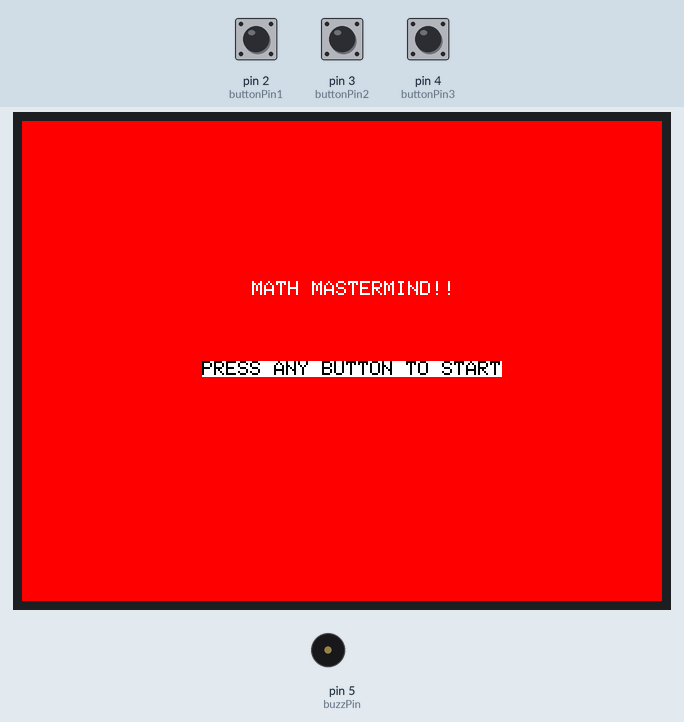
Bench run of a sketch on a simulated Arduino Uno, built with avr-gcc and run on an emulated ATmega328P. Shown: 320×240 colour display, buzzer (waves = sounding). Inputs (shaded band) come from the test bench; at power-on: pin 4 (buttonPin3) HIGH, pin 3 (buttonPin2) HIGH, pin 2 (buttonPin1) LOW. Random numbers use the default seed unless the sketch sets one.

Above: at 1.3 s.
1.4 s: pin 4 (buttonPin3) pulled LOW for 3.2 s
At 2.0 s:
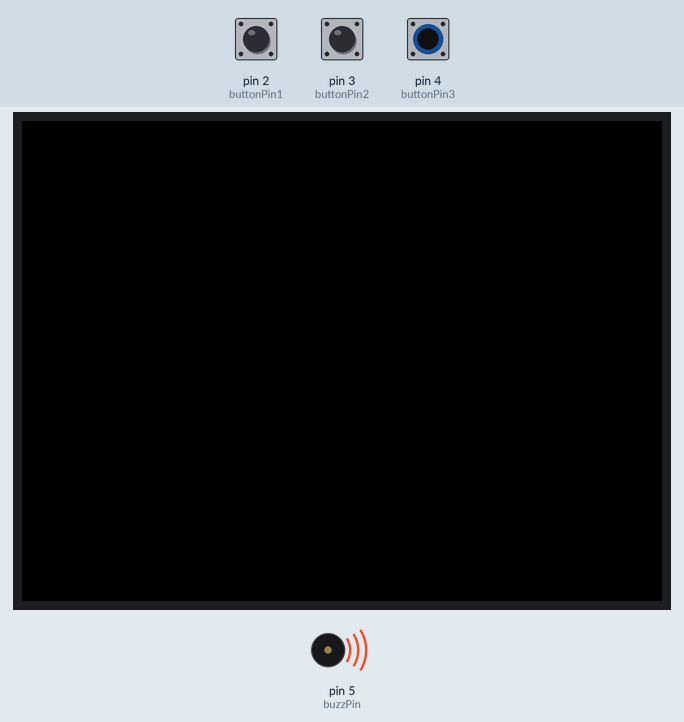
5.2 s: pin 3 (buttonPin2) pulled LOW for 1 s
At 6.35 s:
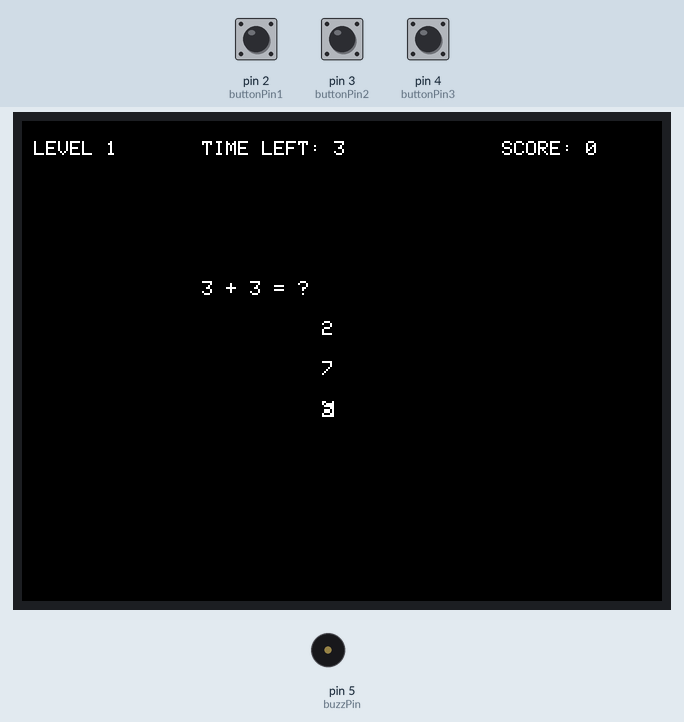
6.8 s: pin 4 (buttonPin3) pulled LOW for 0.15 s
At 7.4 s:
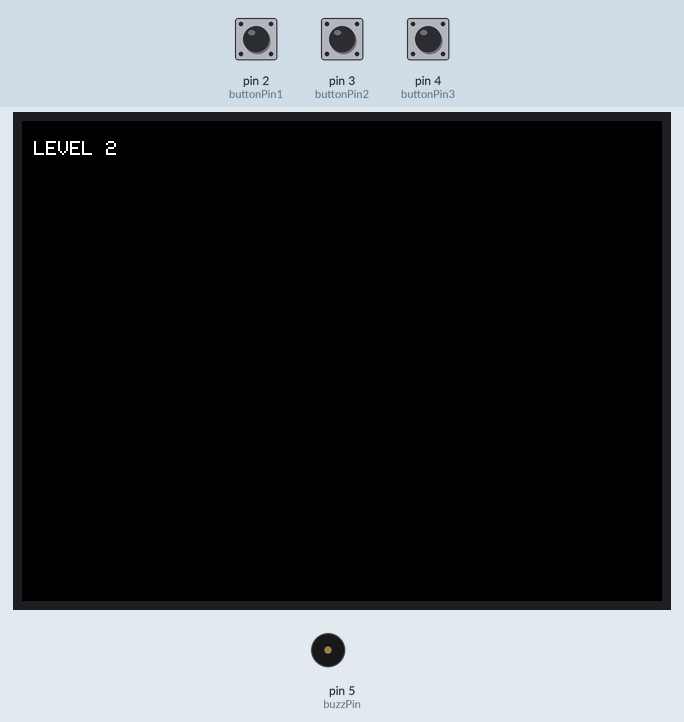
7.5 s: pin 4 (buttonPin3) pulled LOW for 1 s
At 8.24 s:
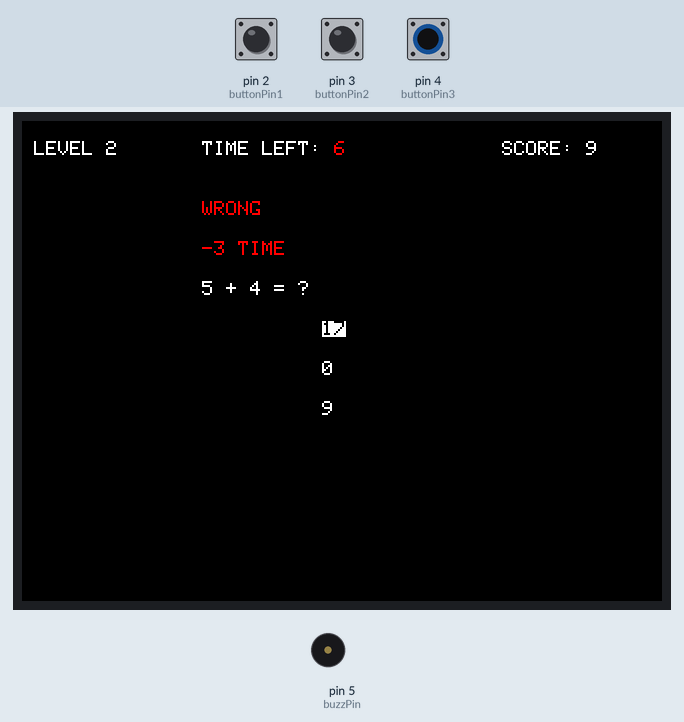
9.1 s: pin 4 (buttonPin3) pulled LOW for 1 s
At 10.39 s:
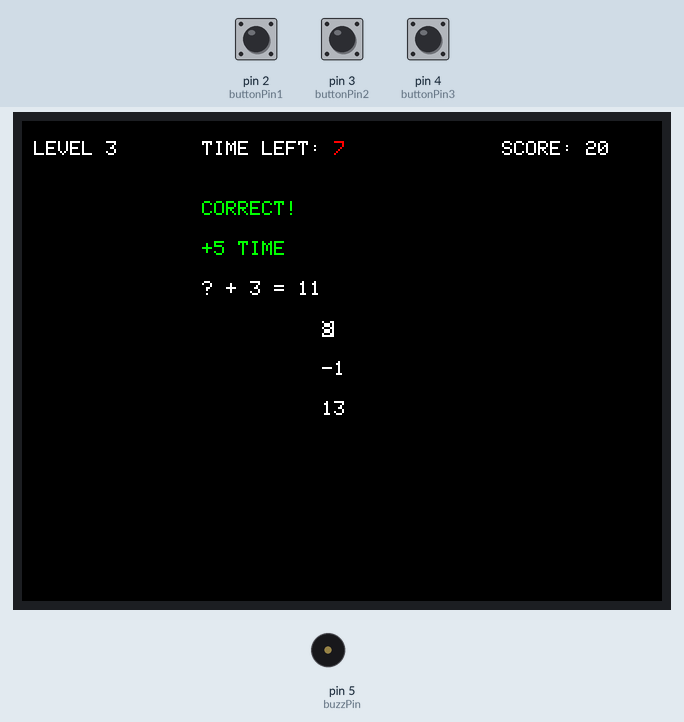
10.7 s: pin 4 (buttonPin3) pulled LOW for 3.2 s
At 16.7 s:
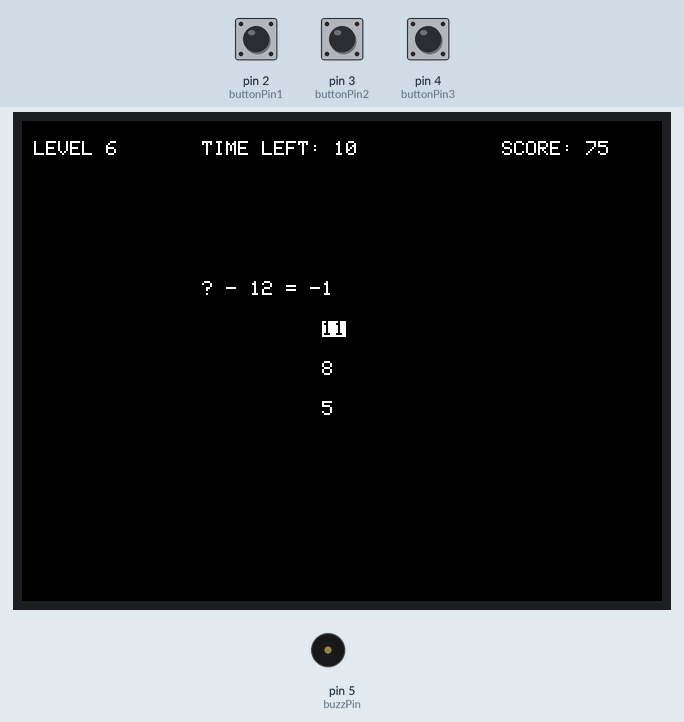
Timing chart, 0 to 18.2 s (numbered marks = the images above; inputs shaded):
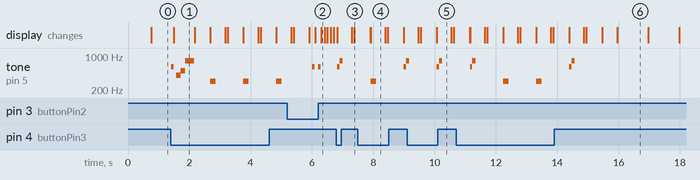

The sketch:

arduino_final_proj.ino
```cpp
#include <Arduino_GFX_Library.h>

Arduino_DataBus *bus = new Arduino_HWSPI(8 /* DC */, 9 /* CS */);

Arduino_GFX *gfx = new Arduino_ILI9341(
  bus, 7 /* RST */, 1 /* rotation */, true /* IPS */);

int choice = 0;

// SPEAKER
int buzzPin = 5;

int page = 0;
// 0 = MENU
// 1 = GAME
// 2 = GAMEOVER


// Set to 0 when changing, set to 1 after its done
bool finishedLoading = false;

int titleLine = 115;
int titleCenter = 10;

int centerSmall = 150;
int centerLong = 130;
int centerSentence = 90;
int firstLine = 80;
int secondLine = 100;
int thirdLine = 120;
int fourthLine = 140;
int fifthLine = 160;

// Blink
bool blinkState = false;
bool blinkStateFast = false;

// Millis Counters
unsigned long previousMillis = 0;
unsigned long millisLoop = 750;

unsigned long previousMillisFast = 0;
unsigned long millisLoopFast = 100;

unsigned long countDownTime = 0;
unsigned long second = 1000;

// Button
int buttonPin1 = 2;
int buttonPin2 = 3;
int buttonPin3 = 4;
int buttonState1 = 0;
int buttonState2 = 0;
int buttonState3 = 0;

int buttonPressed1 = false;
int buttonPressed2 = false;
int buttonPressed3 = false;

// GAME STATES
int difficulty = 1;
int timeLeft;
int beginningTime = 15;
int x;
int y;
int z;

int answer;
int choiceAnswer;
int choiceRandom1;
int choiceRandom2;
int choiceRandom3;

int score;
int previousScore;


void setup() {
  // put your setup code here, to run once:
  Serial.begin(9600);
  pinMode(buttonPin1, INPUT);
  pinMode(buttonPin2, INPUT);
  pinMode(buttonPin3, INPUT);
  randomSeed(analogRead(0));

  gfx->begin();
  gfx->fillScreen(RED);
  gfx->setCursor(titleLine, firstLine);
  gfx->setTextColor(WHITE);
  gfx->println("MATH MASTERMIND!!");
  gfx->setTextColor(WHITE, BLACK);

  // SPEAKER
  pinMode(buzzPin, OUTPUT);
}

void loop() {
  // change_choice();
  buttonHandler();
  switch (page) {
    case 0:
      startPage();
      break;
    case 1:
      mathPage();
      break;
    case 2:
      gameOverPage();
      break;
    default:
      break;
  }
  countBlink();
  countBlinkFast();
}

void buttonHandler() {
  buttonHandler1();
  buttonHandler2();
  buttonHandler3();
}

void buttonHandler1() {
  buttonState1 = digitalRead(buttonPin1);
  if (buttonState1 > 0 && digitalRead(buttonPin2) == 0 && digitalRead(buttonPin3) == 0) {
    // Serial.println("1");
    buttonPressed1 = true;
  }
}

void buttonHandler2() {
  buttonState2 = digitalRead(buttonPin2);
  if (buttonState2 > 0 && digitalRead(buttonPin1) == 0 && digitalRead(buttonPin3) == 0) {
    // Serial.println("2");
    buttonPressed2 = true;
  }
}

void buttonHandler3() {
  buttonState3 = digitalRead(buttonPin3);
  if (buttonState3 > 0 && digitalRead(buttonPin1) == 0 && digitalRead(buttonPin2) == 0) {
    buttonPressed3 = true;
  }
}

// START STATE
void startGameHandler() {
  if (buttonPressed1 || buttonPressed2 || buttonPressed3) {
    pressButtonTone();
    clearScreen();
    page = 1;
    timeLeft = beginningTime;
    score = 0;
    difficulty = 1;
    buttonPressed1 = false;
    buttonPressed2 = false;
    buttonPressed3 = false;

    startTone();
  }
}

void startTone() {
  tone(buzzPin, 400);
  delay(150);
  tone(buzzPin, 500);
  delay(150);
  tone(buzzPin, 800);
  delay(300);
  noTone(buzzPin);
}


void startPage() {
  startChoice_1();
  startGameHandler();
}

void startChoice_1() {
  gfx->setCursor(centerSentence, thirdLine);
  gfx->setTextColor(blinkState ? BLACK : WHITE, blinkState ? WHITE : BLACK);
  gfx->print("PRESS ANY BUTTON TO START");
  gfx->setTextColor(blinkState ? WHITE : BLACK, blinkState ? BLACK : WHITE);
}

// MATH GAME

void mathChoiceHandler() {
  mathChoiceAccept();
  mathChoiceUp();
  mathChoiceDown();
}

void mathChoiceAccept() {
  if (buttonPressed2) {
    if (choice == choiceAnswer) {
      difficulty++;
      gfx->setCursor(centerSentence, firstLine - 40);
      gfx->setTextColor(GREEN, BLACK);
      gfx->print("CORRECT!");
      gfx->setCursor(centerSentence, firstLine - 20);
      gfx->print("+5 TIME");
      gfx->setTextColor(WHITE, BLACK);
      timeLeft += 5;
      score = score + difficulty + timeLeft;

      correctAnswerTone();

      delay(300);
    } else {
      gfx->setCursor(centerSentence, firstLine - 40);
      gfx->setTextColor(RED, BLACK);
      gfx->print("WRONG");
      gfx->setCursor(centerSentence, firstLine - 20);
      gfx->print("-3 TIME");
      gfx->setTextColor(WHITE, BLACK);
      if (timeLeft - 3 <= 0) {
        timeLeft = 0;
        gameOverHandler();
      } else {
        timeLeft -= 3;
      }
      wrongAnswerTone();
      delay(300);
    }
    buttonPressed2 = false;
    clearScreen();
  }
}

void correctAnswerTone() {
  tone(buzzPin, 600);
  delay(80);
  tone(buzzPin, 800);
  delay(100);
  noTone(buzzPin);
}

void wrongAnswerTone() {
  tone(buzzPin, 300);
  delay(180);
  noTone(buzzPin);
}

void mathChoiceUp() {
  if (buttonPressed1) {
    if (choice - 1 == 0) {
      choice = 3;
    } else {
      choice--;
    }
    delay(100);
    buttonPressed1 = false;
    pressButtonTone();
  }
}

void mathChoiceDown() {
  if (buttonPressed3) {
    if (choice + 1 == 4) {
      choice = 1;
    } else {
      choice++;
    }
    delay(100);
    buttonPressed3 = false;
    pressButtonTone();
  }
}

void pressButtonTone() {
  tone(buzzPin, 600);
  delay(80);
  noTone(buzzPin);
}

void mathPage() {
  if (!finishedLoading) {
    mathTitleSetter();
    mathProblemCreator();
    finishedLoading = true;
  }
  scoreHandler();
  mathChoices();
  mathChoiceHandler();
  countdownHandler();
  if (timeLeft <= 0) {
    gameOverHandler();
  }
}

void gameOverHandler() {
  clearScreen();
  finishedLoading = false;
  page = 2;
}

void mathChoices() {
  mathChoice_1();
  mathChoice_2();
  mathChoice_3();
  timerHandler();
}

void mathTitleSetter() {
  gfx->setCursor(0, titleCenter);
  gfx->setTextColor(WHITE);
  gfx->print(" LEVEL ");
  gfx->print(difficulty);
  gfx->setTextColor(WHITE, BLACK);
  delay(500);
}

void mathProblemCreator() {
  x = random(1, 10 + difficulty);  // Generate a random number between 1 and 10 for x
  y = random(1, 10 + difficulty);  // Generate a random number between 1 and 10 for y
  z;
  String problem;

  // Decide randomly whether the problem will be an addition or subtraction problem
  if (random(0, 2) == 0) {
    z = x + y;
    problem = "x + y = z";
  } else {
    z = x - y;
    problem = "x - y = z";
  }

  // Decide randomly which of the three numbers will be missing
  switch (random(0, 3)) {
    case 0:
      problem.replace("x", "?");
      problem.replace("y", String(y));
      problem.replace("z", String(z));
      answer = x;
      choiceAnswer = 1;
      break;
    case 1:
      problem.replace("x", String(x));
      problem.replace("y", "?");
      problem.replace("z", String(z));
      answer = y;
      choiceAnswer = 2;
      break;
    case 2:
      problem.replace("x", String(x));
      problem.replace("y", String(y));
      problem.replace("z", "?   ");
      choiceAnswer = 3;
      answer = z;
      break;
  }

  choiceRandom1 = random(1, 10) * (random(0, 2) == 0 ? -1 : 1);
  choiceRandom2 = random(1, 10) * (random(0, 2) == 0 ? -1 : 1);
  choiceRandom3 = random(1, 10) * (random(0, 2) == 0 ? -1 : 1);

  gfx->setCursor(centerSentence, firstLine);
  gfx->setTextColor(WHITE, BLACK);
  gfx->print(problem);
}

void mathChoice_1() {
  int displayAnswer = answer;
  if (choiceAnswer != 1) {
    displayAnswer = displayAnswer + choiceRandom1;
  }

  gfx->setCursor(centerSmall, secondLine);
  gfx->setTextColor(choice == 1 ? BLACK : WHITE, choice == 1 ? WHITE : BLACK);
  gfx->print(displayAnswer);
  gfx->setTextColor(WHITE, BLACK);
  gfx->print("   ");
}

void mathChoice_2() {
  int displayAnswer = answer;
  if (choiceAnswer != 2) {
    displayAnswer = displayAnswer + choiceRandom2;
  }

  gfx->setCursor(centerSmall, thirdLine);
  gfx->setTextColor(choice == 2 ? BLACK : WHITE, choice == 2 ? WHITE : BLACK);
  gfx->print(displayAnswer);
  gfx->setTextColor(WHITE, BLACK);
  gfx->print("   ");
}

void mathChoice_3() {
  int displayAnswer = answer;
  if (choiceAnswer != 3) {
    displayAnswer = displayAnswer + choiceRandom3;
  }

  gfx->setCursor(centerSmall, fourthLine);
  gfx->setTextColor(choice == 3 ? BLACK : WHITE, choice == 3 ? WHITE : BLACK);
  gfx->print(displayAnswer);
  gfx->setTextColor(WHITE, BLACK);
  gfx->print("   ");
}

void timerHandler() {
  gfx->setCursor(centerSentence, titleCenter);
  if (timeLeft < 10 && timeLeft >= 5) {
    gfx->setTextColor(WHITE, BLACK);
    gfx->print("TIME LEFT: ");
    gfx->setTextColor(RED, BLACK);
    gfx->print(timeLeft);
    gfx->print(" ");
    gfx->setTextColor(WHITE, BLACK);
  } else if (timeLeft < 5) {
    gfx->setTextColor(WHITE, BLACK);
    gfx->print("TIME LEFT: ");
    gfx->setTextColor(blinkStateFast ? RED : WHITE, BLACK);
    gfx->print(timeLeft);
    gfx->setTextColor(WHITE, BLACK);
    gfx->print(" ");
    gfx->setTextColor(WHITE, BLACK);
  } else {
    gfx->setTextColor(WHITE, BLACK);
    gfx->print("TIME LEFT: ");
    gfx->print(timeLeft);
    gfx->print(" ");
  }
}

void scoreHandler() {
  gfx->setCursor(centerSentence + 150, titleCenter);
  gfx->setTextColor(WHITE, BLACK);
  gfx->print("SCORE: ");
  gfx->print(score);
  gfx->print(" ");
}

// GAME OVER
void gameOverPage() {
  gameOverChoice_1();
  startGameHandler();
}

void gameOverChoice_1() {
  if (!finishedLoading) {
    if (score > previousScore) {
      gfx->setCursor(centerSentence, 10);
      gfx->setTextColor(WHITE, BLACK);
      gfx->print("CONGRATULATIONS!!! ");
      gfx->setCursor(centerSentence, 30);
      gfx->print("NEW HIGH SCORE: ");
      gfx->print(score);
      gfx->setCursor(centerSentence, 50);
      gfx->print("LVL: ");
      gfx->print(difficulty);
      previousScore = score;
    } else {
      gfx->setCursor(centerSentence, 10);
      gfx->setTextColor(WHITE, BLACK);
      gfx->print("HIGH SCORE: ");
      gfx->print(previousScore);
      gfx->setCursor(centerSentence, 30);
      gfx->print("SCORE: ");
      gfx->print(score);
      gfx->setCursor(centerSentence, 50);
      gfx->print("LVL: ");
      gfx->print(difficulty);
    }
    finishedLoading = true;
  }

  gfx->setCursor(centerSentence, thirdLine);
  gfx->setTextColor(blinkState ? BLACK : WHITE, blinkState ? WHITE : BLACK);
  gfx->print("PRESS ANY BUTTON TO PLAY AGAIN");
  gfx->setTextColor(blinkState ? WHITE : BLACK, blinkState ? BLACK : WHITE);
}

void countBlink() {
  unsigned long currentMillis = millis();
  if (currentMillis - previousMillis >= millisLoop) {
    previousMillis = currentMillis;
    blinkState = !blinkState;
  }
}

void countBlinkFast() {
  unsigned long currentMillis = millis();
  if (currentMillis - previousMillisFast >= millisLoopFast) {
    previousMillisFast = currentMillis;
    blinkStateFast = !blinkStateFast;
  }
}

void countdownHandler() {
  unsigned long currentMillis = millis();
  if (currentMillis - countDownTime >= second) {
    countDownTime = currentMillis;
    if (timeLeft > 0) {
      timeLeft--;
    }
  }
}

void clearScreen() {
  gfx->fillScreen(BLACK);
  choice = 1;
  finishedLoading = false;
}
```

Measured:
- after the input at 1.4 s, tone on pin 5 (buzzPin): plays 600 Hz for 0.08 s, 400 Hz for 0.15 s, 500 Hz for 0.15 s, 800 Hz for 0.30 s, 300 Hz for 0.18 s, 300 Hz for 0.18 s … (7 notes in this stretch), starting at once
- after the input at 5.2 s, tone on pin 5 (buzzPin): alternates 600 Hz for 0.08 s and silent for 0.11 s, 4 changes in all, then stays silent, starting after 0.82 s
- after the input at 6.8 s, tone on pin 5 (buzzPin): silent → 600 Hz at once, → 800 Hz 0.08 s later, → silent 0.10 s later
- after the input at 7.5 s, tone on pin 5 (buzzPin): silent → 300 Hz after 0.41 s, → silent 0.18 s later, → 600 Hz 0.90 s later, → 800 Hz 0.08 s later
- after the input at 10.7 s, tone on pin 5 (buzzPin): plays 600 Hz for 0.08 s, 800 Hz for 0.10 s, 300 Hz for 0.18 s, 300 Hz for 0.18 s, 600 Hz for 0.08 s, 800 Hz for 0.10 s, starting after 0.46 s
- what the display in image 1 shows lasts 0.7 s, from 1.5 s to 2.2 s
- what the display in image 4 shows lasts 0.5 s, from 7.9 s to 8.4 s
